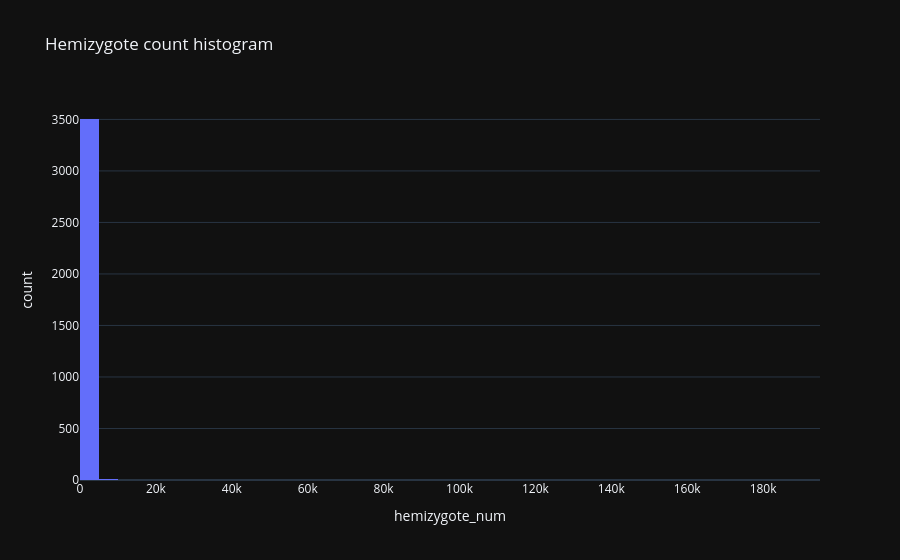

Notebook source saved alongside this figure:
### Markdown cell above
## 9. 📊 hemizygote histogram

### Code cell
tmp = d[['hemizygote_num']].dropna()
fig = px.histogram(tmp, x='hemizygote_num', nbins=60, title='Hemizygote count histogram')
fig.show()

### Figure 1 — Plotly figure (JSON) as saved in the notebook; plotly's stock layout.template omitted (floating-point values rounded to 4 significant figures; data arrays with more than 128 entries replaced by an {"elided": "..."} marker saying what was removed)
{"data": [{"bingroup": "x", "hovertemplate": "hemizygote_num=%{x}<br>count=%{y}<extra></extra>", "legendgroup": "", "marker": {"color": "#636efa", "pattern": {"shape": ""}}, "name": "", "nbinsx": 60, "orientation": "v", "showlegend": false, "x": {"elided": "3535 float values"}, "xaxis": "x", "yaxis": "y", "type": "histogram"}], "layout": {"xaxis": {"anchor": "y", "domain": [0.0, 1.0], "title": {"text": "hemizygote_num"}}, "yaxis": {"anchor": "x", "domain": [0.0, 1.0], "title": {"text": "count"}}, "legend": {"tracegroupgap": 0}, "title": {"text": "Hemizygote count histogram"}, "barmode": "relative"}}
